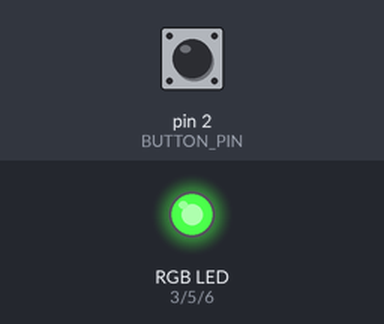
Simulated run of this sketch. Board: Arduino Uno, built with avr-gcc and run on an emulated ATmega328P. Parts: an RGB LED mixed from three pins (HIGH = lit). The inputs (shaded band) are chosen by the test bench; at power-on: pin 2 (BUTTON_PIN) HIGH.

Above: at 1.2 s.
1.3 s: pin 2 (BUTTON_PIN) pulled LOW for 0.15 s
At 2.5 s:
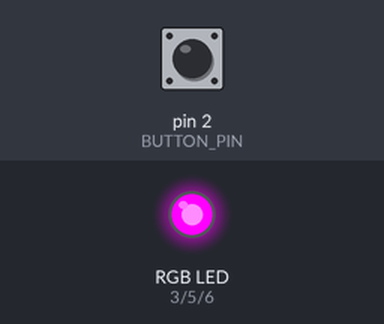
4.4 s: pin 2 (BUTTON_PIN) pulled LOW for 1 s
At 15.2 s:
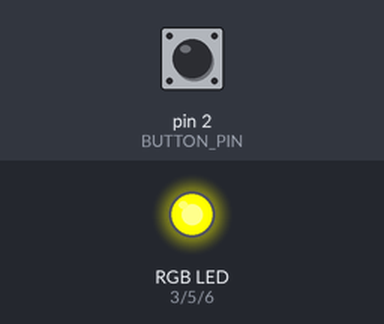
Timing chart, 0 to 16.7 s (numbered marks = the images above; inputs shaded):
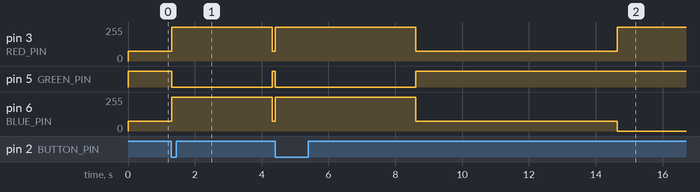

The sketch:

pet.ino
```cpp
const int RED_PIN   = 3;
const int GREEN_PIN = 5;
const int BLUE_PIN  = 6;
const int BUTTON_PIN = 2;

const bool COMMON_ANODE = true;

int mood = 60;
const int MOOD_MAX = 100;
const int MOOD_MIN = 0;

const int PET_INCREASE = 20;  // faster happy

unsigned long lastPetTime = 0;
unsigned long lastDecayTime = 0;

// Faster sadness
const unsigned long DECAY_DELAY = 1500; // start getting sad after 1.5s no touch
const unsigned long DECAY_RATE  = 300;  // lose mood every 0.3s
const int DECAY_AMOUNT = 2;             // lose 2 points each tick

int lastBtn = HIGH;

void setRGB(int r, int g, int b) {
  r = constrain(r,0,255);
  g = constrain(g,0,255);
  b = constrain(b,0,255);

  if (COMMON_ANODE) {
    r = 255 - r;
    g = 255 - g;
    b = 255 - b;
  }

  analogWrite(RED_PIN, r);
  analogWrite(GREEN_PIN, g);
  analogWrite(BLUE_PIN, b);
}

void updateMoodLED() {
  if (mood >= 70) {
    setRGB(0, 255, 0);         // happy green
  } else if (mood >= 30) {
    setRGB(180, 0, 180);       // neutral purple
  } else {
    setRGB(0, 0, 255);         // sad blue
  }
}

void setup() {
  pinMode(RED_PIN, OUTPUT);
  pinMode(GREEN_PIN, OUTPUT);
  pinMode(BLUE_PIN, OUTPUT);

  pinMode(BUTTON_PIN, INPUT_PULLUP);

  lastPetTime = millis();
  lastDecayTime = millis();
  updateMoodLED();
}

void loop() {
  unsigned long now = millis();

  // Button press event (only once per press)
  int btn = digitalRead(BUTTON_PIN);
  if (lastBtn == HIGH && btn == LOW) {
    mood = constrain(mood + PET_INCREASE, MOOD_MIN, MOOD_MAX);
    lastPetTime = now;
    updateMoodLED();
    delay(25); // tiny debounce
  }
  lastBtn = btn;

  // Mood decay after no interaction
  if (now - lastPetTime > DECAY_DELAY) {
    if (now - lastDecayTime > DECAY_RATE) {
      mood = constrain(mood - DECAY_AMOUNT, MOOD_MIN, MOOD_MAX);
      lastDecayTime = now;
      updateMoodLED();
    }
  }

  delay(5);
}
```

Measured:
- after the input at 1.3 s, pin 3 (RED_PIN), pin 6 (BLUE_PIN): 75/255 → 255/255 at once, → 75/255 3.0 s later; pin 5 (GREEN_PIN): HIGH → LOW at once, → HIGH 3.0 s later
- after the input at 4.4 s, pin 3 (RED_PIN): 75/255 → 255/255 after 0.00 s instead of 5.9 s; pin 5 (GREEN_PIN): HIGH → LOW at once, → HIGH 4.2 s later; pin 6 (BLUE_PIN): 75/255 → 255/255 at once, → 75/255 4.2 s later, → 0/255 6.0 s later
